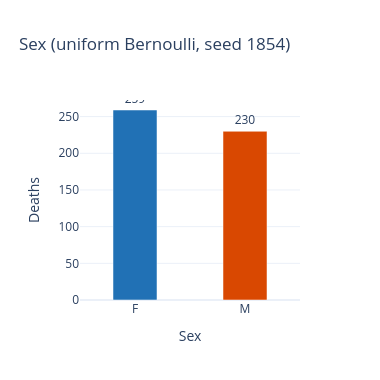

The cell this chart's notebook holds for it:
### Markdown cell above
**Figure 14d.** Age-group distribution of synthetic individual deaths sampled from Farr's (1854) Registrar General age-stratified cholera mortality table (Table IX). The 0–4 age group (28 %) reflects the very high infant susceptibility characteristic of 19th-century cholera epidemics in London.

### Code cell
# Figure 14e — sex
fig_e = go.Figure(go.Bar(
    x=sex_counts.index.tolist(), y=sex_counts.values,
    marker_color=["#2171b5", "#d94801"],
    text=sex_counts.values, textposition="outside",
    width=0.4,
))
fig_e.update_layout(
    title="Sex (uniform Bernoulli, seed 1854)",
    xaxis_title="Sex", yaxis_title="Deaths",
    template="plotly_white", height=380, width=380,
)
fig_e.show()

### Figure 1 — Plotly figure (JSON) as saved in the notebook; plotly's stock layout.template omitted (floating-point values rounded to 4 significant figures)
{"data": [{"marker": {"color": ["#2171b5", "#d94801"]}, "text": [259.0, 230.0], "textposition": "outside", "type": "bar", "width": 0.4, "x": ["F", "M"], "y": [259, 230]}], "layout": {"height": 380, "title": {"text": "Sex (uniform Bernoulli, seed 1854)"}, "width": 380, "xaxis": {"title": {"text": "Sex"}}, "yaxis": {"title": {"text": "Deaths"}}}}
